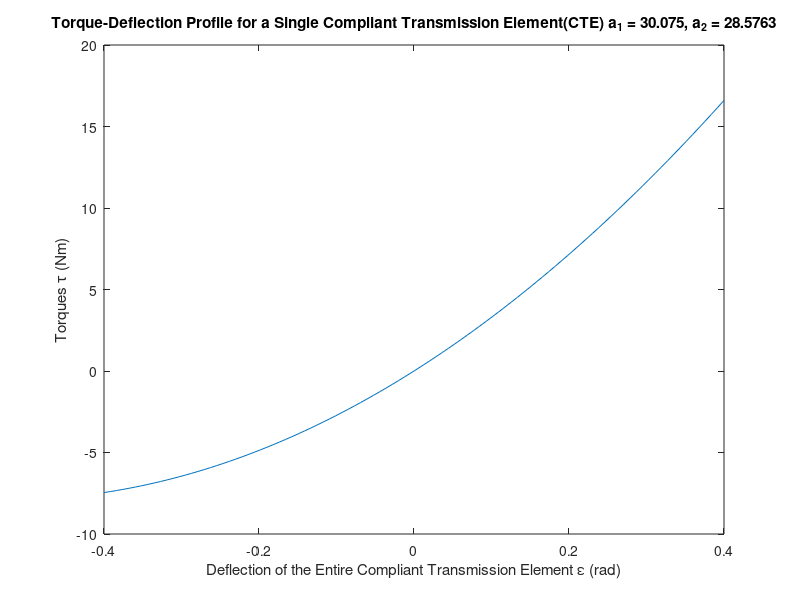

The MATLAB source for this figure: (Note: this script raises an error after producing the figure.)
%   Name: C4LMParasDetermination
%   Description: Matlab Code for determining the parameters of the
%   compliant four-bar linkage mechanism. Use lsqnonlin (non-linear least
%   square algorithm) to fit the paratemeters of C4LM to meet the required
%   torque profile
%   Author: Jiayi Wang
%   Date: 27/04/2017

%% Clean workspace
%clc;
clear;

%% Determine parameters of torque profiles (a1, a1), given desired sfiffness

%Define disired stiffness range(N*m/rad), format: [lower_bound upper_bound]
StiffnessRange = [0.3 120];
disp(['Stiffness Range: ',num2str(StiffnessRange(1)),' to ',num2str(StiffnessRange(2)),' Nm/rad']);
disp(' ');

%Define maximum positive and negative deflection angle of the C4LM
%format:[lower_bound upper_bound]
%   Deflection Angle (epsilon): the angle between the C4LM and shaft (The relative 
%   displacement between the C4LM and the shaft, not the one between the link 
%   and desired position of the joint)
DeflectionAngle = [-pi/6 pi/6];
disp(['Maximum C4LM Deflection Angle Range: ',num2str(DeflectionAngle(1)),' to ',num2str(DeflectionAngle(2)),' rad']);
disp(' ');

%Map the stiffness range to the deflection angle range
%   Minimum and Maximum stiffness achieved at both two C4LM components reach maximum
%   negative and postive deflection, respectively
epsilonMin = DeflectionAngle(1);
epsilonMax = DeflectionAngle(2);
StiffnessMin = StiffnessRange(1);
StiffnessMax = StiffnessRange(2);

a2 = 1/4*(StiffnessMax-StiffnessMin)/(epsilonMax-epsilonMin);
a1 = 1/2*StiffnessMax-2*a2*epsilonMax;

disp(['a2 = ',num2str(a2),' Nm/rad^2']);
disp(['a1 = ',num2str(a1),' Nm/rad']);
disp(' ');


%% Generate and plot torque profile determined by a2 and a1
epsilonMin = -0.1273*pi;
epsilonMax = 0.1273*pi;
epsilons = linspace(epsilonMin,epsilonMax,100);
%epsilons = epsilonMin:1e-4:epsilonMax;
TorquesProfile = a2*epsilons.^2+a1*epsilons; %TorqueProfile of a single compiant transmission element

plot(epsilons,TorquesProfile)
title(['Torque-Deflection Profile for a Single Compliant Transmission Element(CTE) a_{1} = ', num2str(a1), ', a_{2} = ',num2str(a2)])
xlabel('Deflection of the Entire Compliant Transmission Element {\epsilon} (rad)')
ylabel('Torques {\tau} (Nm)')

%% fit parameters of C4LM
n = 3; %define numbers of C4LM in a single compliant transimission element
disp(['Number of C4LM in a Single CTE(Compliant Transmission Element): ',num2str(n)])

refTorque = TorquesProfile/n; %y: desired torque profile for a single four-bar linkage mechanism

%Parameters need to be fitted: alpha0,r1,r2,r3,r4,k2,k3,k4
%initial guess of variables to be optimized
alpha0 = 0.3; r1 = 15.0/1000; r2 = 15.0/1000; r3 = 15.0/1000; r4 = 15.0/1000; k2 = 3.0; k3 = 3.0; k4 = 3.0;
%alpha0 = 0.4; r1 = 0.02; r2 = 0.02; r3 = 0.01; r4 = 0.02; k2 = 1.5; k3 = 3.0; k4 = 4.0;
%alpha0 = pi/n; r1 = 30/1000; r2 = 15/1000; r3 = 10/1000; r4 = 12/1000; k2 = 1.0; k3 = 1.0; k4 = 1.0;
x0 = [alpha0, r1, r2, r3, r4, k2, k3, k4]; %put into vector form

lb = [0.2,3/1000,3/1000,3/1000,3/1000,0.9,0.9,0.9];
ub = [0.3,15/1000,15/1000,15/1000,15/1000,5,5,5];
%ub = [2*pi/n,46/2/1000,(46-18)/2/1000,(46-18)/2/1000,(46-18)/2/1000,10,10,10];

fun = @(x)C4LMTorque(x,epsilons,refTorque);
options = optimoptions('lsqnonlin','MaxFunctionEvaluations',length(x0)*200);
[x,resnorm] = lsqnonlin(fun,x0,lb,ub,options)

%% Draw CTE (Compliant Transimission Ele1ment) Torque-Deflection Curves
FinalTorque = n*CTETorque(x,epsilons);
plot(epsilons,FinalTorque)
hold on
plot(epsilons,TorquesProfile)
legend('Fitted torque','Desired torque')
title('Desired Torque Profile and Fitted Torque Profile')
xlabel('Deflection of the Entire Compliant Transmission Element {\epsilon} (rad)')
ylabel('Torques {\tau} (Nm)')
hold off
